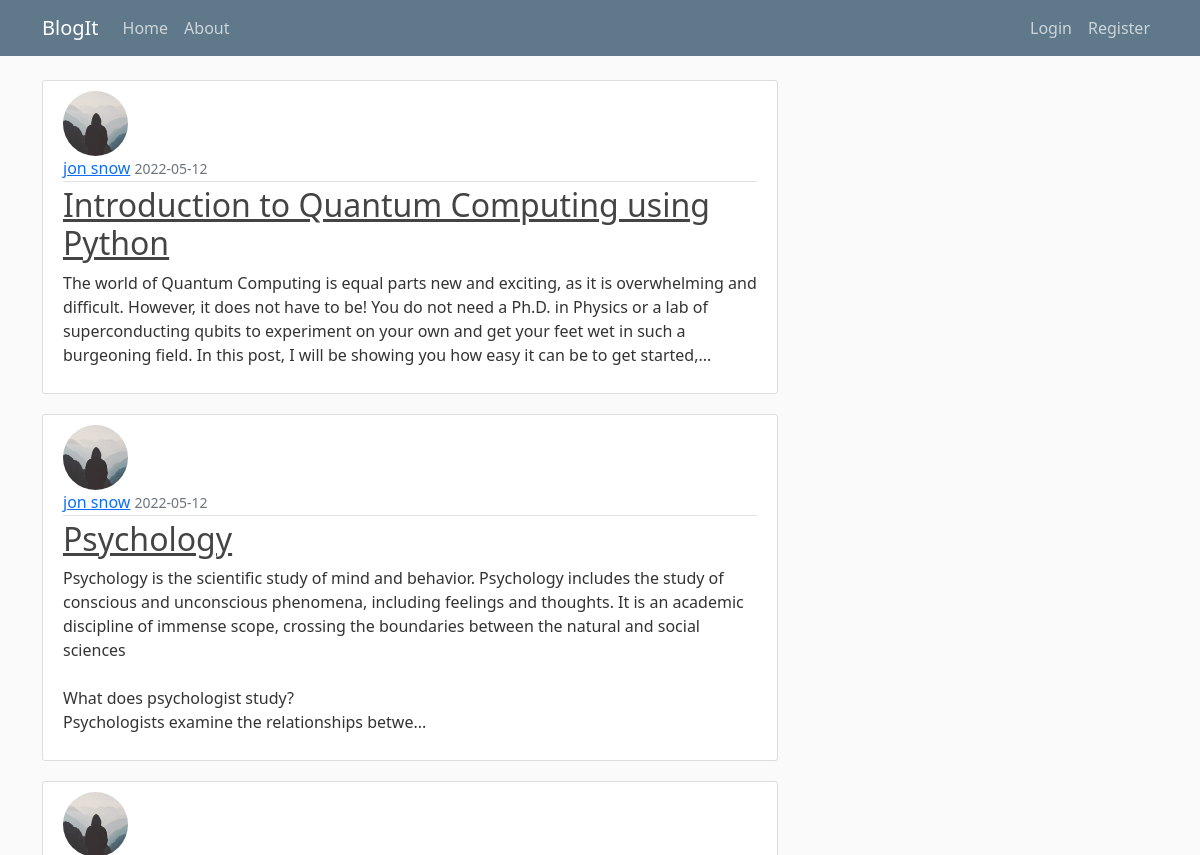
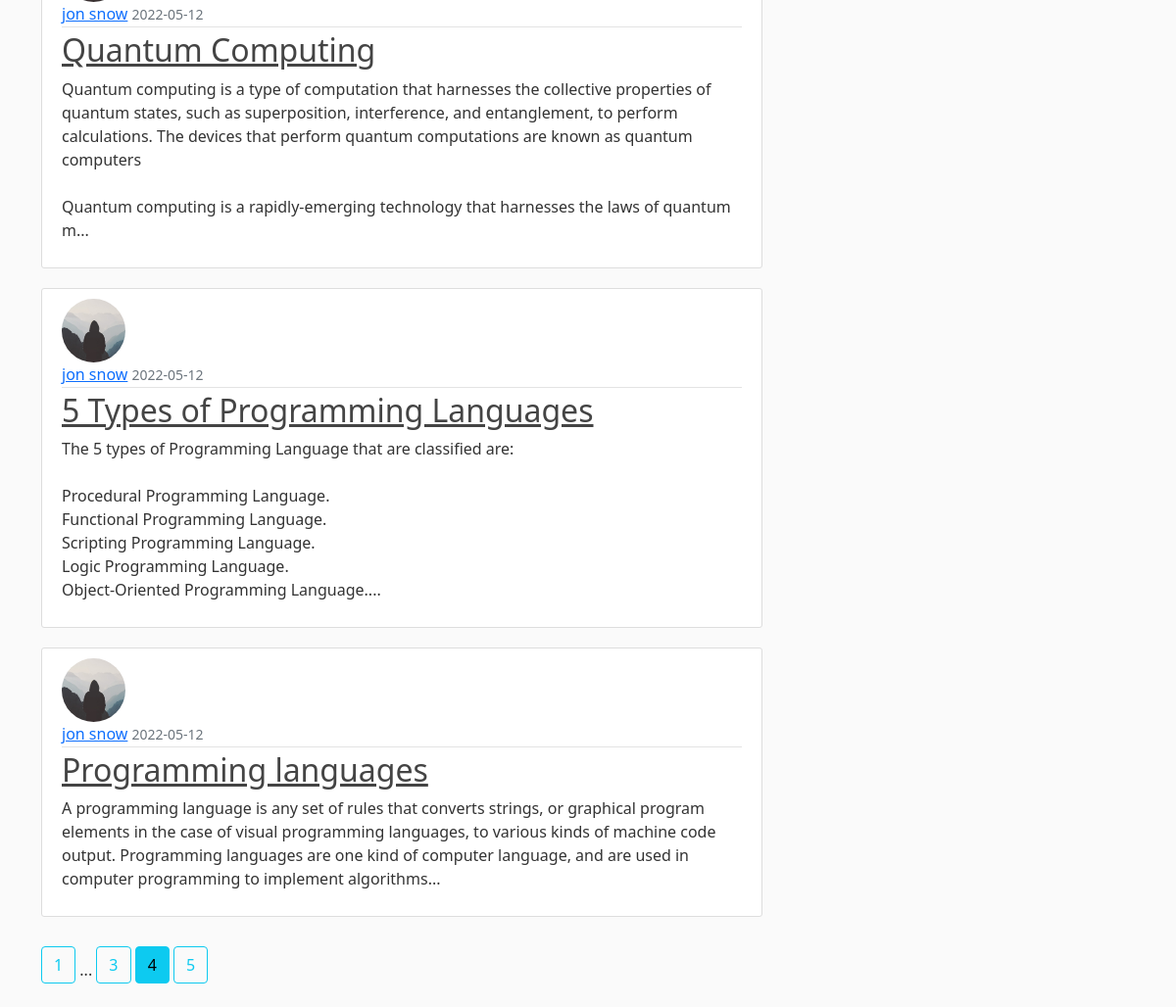
/home?page=4, run on the app's committed database (2 pictures, top to bottom).
### flaskblog/models.py (models this page shows, shortened)
class Post(db.Model):
    id = db.Column(db.Integer, primary_key=True)
    title = db.Column(db.String(100), nullable=False)
    date_posted = db.Column(db.DateTime, nullable=False, default=datetime.utcnow)
    content = db.Column(db.Text, nullable=False)
    user_id = db.Column(db.Integer, db.ForeignKey('user.id'), nullable=False)

class User(db.Model, UserMixin):
    id = db.Column(db.Integer, primary_key=True)        # setting column id of type integer and making it a primary key by setting primary_key contraint to True
    username = db.Column(db.String(20), unique=True, nullable=False)
    email = db.Column(db.String(120), unique=True, nullable=False)
    image_file = db.Column(db.String(20), nullable=False, default='default.jpg')
    password = db.Column(db.String(60), nullable=False)
    posts = db.relationship('Post', backref='author', lazy=True)

### flaskblog/main/routes.py (the view)
@main.route('/')
@main.route('/home')
def home():
    page = request.args.get('page', 1, type=int)   # fetching page - 1 is default page number, type int verifies if page number passed is int
    posts = Post.query.order_by(Post.date_posted.desc()).paginate(page=page, per_page=5)
    return render_template('home.html', posts=posts)

### flaskblog/templates/home.html
{% extends "layout.html" %}
{% block content %}
	{% for post in posts.items %}
		<article class="media content-section">
			<img class="rounded-circle article-img" src="{{ url_for('static', filename='profile_pics/' + post.author.image_file) }}">
			<div class="media-body">
				<div class="article-metadata">
				  <a class="mr-2" href="{{ url_for('users.user_posts', username=post.author.username) }}">{{ post.author.username }}</a>
				  <small class="text-muted">{{ post.date_posted.strftime('%Y-%m-%d') }}</small>
				</div>
				<h2><a class="article-title" href="{{ url_for('posts.post', post_id=post.id) }}">{{ post.title }}</a></h2>
				<p class="article-content">{{ post.content[:350] }}...</p>
			</div>
		</article>
	{% endfor %}
	{% for page_num in posts.iter_pages(left_edge=1, right_edge=1, left_current=1, right_current=2) %}
		{% if page_num %}
			{% if posts.page == page_num %}
				<a class="btn btn-info mb-4" href="{{ url_for('main.home', page=page_num) }}">{{ page_num }}</a>
			{% else %}
				<a class="btn btn-outline-info mb-4" href="{{ url_for('main.home', page=page_num) }}">{{ page_num }}</a>
			{% endif %}
		{% else %}
			...
		{% endif %}
	{% endfor %}
{% endblock content %}

### flaskblog/static/main.css (style rules this page uses)
body { background: #fafafa; color: #333333; margin-top: 5rem; }
h1, h2, h3, h4, h5, h6 { color: #444444; }
.content-section { background: #ffffff; padding: 10px 20px; border: 1px solid #dddddd; border-radius: 3px; margin-bottom: 20px; }
.article-title { color: #444444; }
.article-content { white-space: pre-line; }
.article-img { height: 65px; width: 65px; margin-right: 16px; }
.article-metadata { padding-bottom: 1px; margin-bottom: 4px; border-bottom: 1px solid #e3e3e3 }
.btn { margin: 10px 0; }

### data on the page
Post: image_file (placeholder picture), author.username "jon snow", date_posted "2022-05-12", title "Introduction to Quantum Computing using Python", content "The world of Quantum Computing is equal parts new and exciting, as it is overwhelming and difficult. However, it does not have to be! You do not need a Ph.D. in Physics or a lab of superconducting qubits to experiment on your own and get your feet wet in such a burgeoning field. In this post, I will be showing you how easy it can be to get started,"
Post: image_file (placeholder picture), author.username "jon snow", date_posted "2022-05-12", title "Psychology", content "Psychology is the scientific study of mind and behavior. Psychology includes the study of conscious and unconscious phenomena, including feelings and thoughts. It is an academic discipline of immense scope, crossing the boundaries between the natural and social sciences What does psychologist study? Psychologists examine the relationships betwe"
Post: image_file (placeholder picture), author.username "jon snow", date_posted "2022-05-12", title "Quantum Computing", content "Quantum computing is a type of computation that harnesses the collective properties of quantum states, such as superposition, interference, and entanglement, to perform calculations. The devices that perform quantum computations are known as quantum computers Quantum computing is a rapidly-emerging technology that harnesses the laws of quantum m"
Post: image_file (placeholder picture), author.username "jon snow", date_posted "2022-05-12", title "5 Types of Programming Languages", content "The 5 types of Programming Language that are classified are: Procedural Programming Language. Functional Programming Language. Scripting Programming Language. Logic Programming Language. Object-Oriented Programming Language."
Post: image_file (placeholder picture), author.username "jon snow", date_posted "2022-05-12", title "Programming languages", content "A programming language is any set of rules that converts strings, or graphical program elements in the case of visual programming languages, to various kinds of machine code output. Programming languages are one kind of computer language, and are used in computer programming to implement algorithms"

### other printed values
{{ page_num }} "1" "3" "5"
{{ page_num }} "4"
